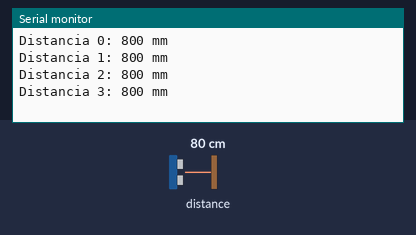
A sketch run on a simulated Arduino Uno, built with avr-gcc and run on an emulated ATmega328P. Parts: the last lines printed to the serial monitor. The inputs (shaded band) are chosen by the test bench; at power-on: distance to the obstacle 80 cm.

Above: at 1.2 s.
1.3 s: distance to the obstacle set to 2 cm
At 2.3 s:
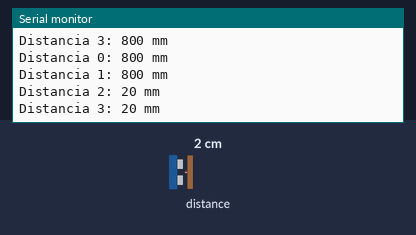
2.8 s: distance to the obstacle set to 4 cm
At 4.5 s:
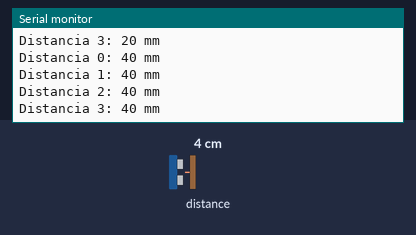
Timing chart, 0 to 6.0 s (numbered marks = the images above; inputs shaded):
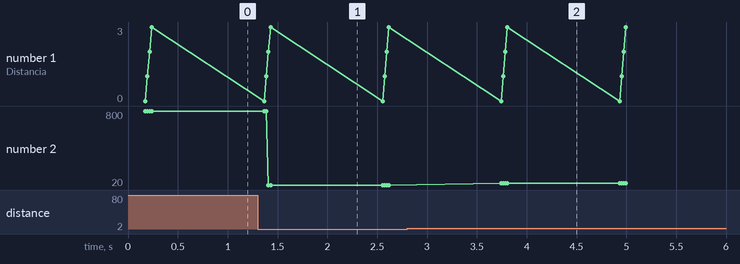

The sketch:

Lidar_vl53l1x_Teste.1.ino
```cpp
#include <Wire.h>
#include "VL53L1X.h"

#define NUM_SENSORS 4

VL53L1X sensors[NUM_SENSORS];
uint16_t distances[NUM_SENSORS];

void setup() {
  Wire.begin();
  Serial.begin(9600);

  for (int i = 0; i < NUM_SENSORS; i++) {
    if (!sensors[i].init()) {
      Serial.println("Falha ao iniciar o sensor " + String(i));
      while (1); // Aguarda indefinidamente caso haja falha em algum sensor
    }

    sensors[i].setDistanceMode(VL53L1X::Long);
    sensors[i].startContinuous(50);
  }
}

void loop() {
  for (int i = 0; i < NUM_SENSORS; i++) {
    distances[i] = sensors[i].read();
    delay(10);
  }

  // Processar os dados dos sensores para criar uma representação 3D

  // Exibir os resultados
  for (int i = 0; i < NUM_SENSORS; i++) {
    Serial.print("Distancia " + String(i) + ": ");
    Serial.print(distances[i]);
    Serial.println(" mm");
  }

  delay(1000); // Espera um intervalo entre as medições
}
```

Measured:
- after the input at 1.3 s, the serial monitor: prints a new line after 0.11 s (image 1)
- after the input at 2.8 s, the serial monitor: prints a new line after 0.94 s (image 2)
- plotted number 2: 800 → 20 after the input at 1.3 s, 20 → 40 after the input at 2.8 s
